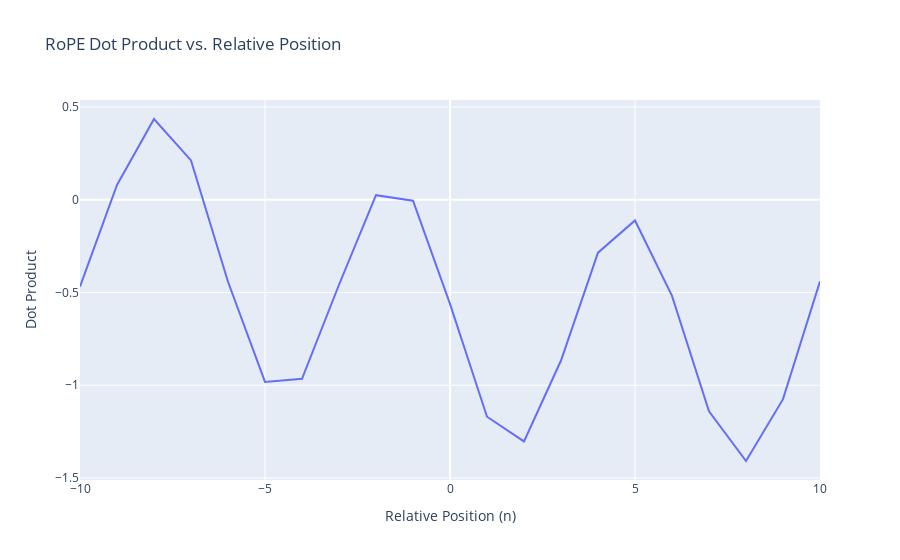

Source (notebook cell):
### Markdown cell above
## Relative Position from Absolute Rotations
A key property of RoPE is that, after rotation, the dot product between a query at position m and a key at position n depends only on their relative distance (m - n). This means the attention mechanism becomes sensitive to relative positions, which is crucial for modeling language context.

### Code cell
def rope_dot_product(q, k, m, n, base=10000):
    d = len(q)
    result = 0.0
    for i in range(0, d, 2):
        theta_i = 1 / (base ** (2 * (i//2) / d))
        angle_m = m * theta_i
        angle_n = n * theta_i
        # Rotate q and k
        q_rot = np.array([q[i] * np.cos(angle_m) - q[i+1] * np.sin(angle_m),
                          q[i] * np.sin(angle_m) + q[i+1] * np.cos(angle_m)])
        k_rot = np.array([k[i] * np.cos(angle_n) - k[i+1] * np.sin(angle_n),
                          k[i] * np.sin(angle_n) + k[i+1] * np.cos(angle_n)])
        result += np.dot(q_rot, k_rot)
    return result

# Example: dot product for different relative positions
q = np.random.randn(8)
k = np.random.randn(8)
rel_positions = np.arange(-10, 11)
dots = [rope_dot_product(q, k, m=0, n=rp) for rp in rel_positions]

import plotly.express as px
fig = px.line(x=rel_positions, y=dots, labels={'x':'Relative Position (n)', 'y':'Dot Product'},
              title='RoPE Dot Product vs. Relative Position')
fig.show()

### Figure 1 — Plotly figure (JSON) as saved in the notebook; plotly's stock layout.template omitted (floating-point values rounded to 4 significant figures)
{"data": [{"hovertemplate": "Relative Position (n)=%{x}<br>Dot Product=%{y}<extra></extra>", "legendgroup": "", "line": {"color": "#636efa", "dash": "solid"}, "marker": {"symbol": "circle"}, "mode": "lines", "name": "", "orientation": "v", "showlegend": false, "type": "scatter", "x": [-10, -9, -8, -7, -6, -5, -4, -3, -2, -1, 0, 1, 2, 3, 4, 5, 6, 7, 8, 9, 10], "xaxis": "x", "y": [-0.4683, 0.0797, 0.4351, 0.212, -0.4423, -0.9822, -0.9653, -0.4583, 0.02455, -0.005445, -0.5616, -1.17, -1.303, -0.8666, -0.2854, -0.1117, -0.5184, -1.14, -1.408, -1.075, -0.4401], "yaxis": "y"}], "layout": {"legend": {"tracegroupgap": 0}, "title": {"text": "RoPE Dot Product vs. Relative Position"}, "xaxis": {"anchor": "y", "domain": [0, 1], "title": {"text": "Relative Position (n)"}}, "yaxis": {"anchor": "x", "domain": [0, 1], "title": {"text": "Dot Product"}}}}
